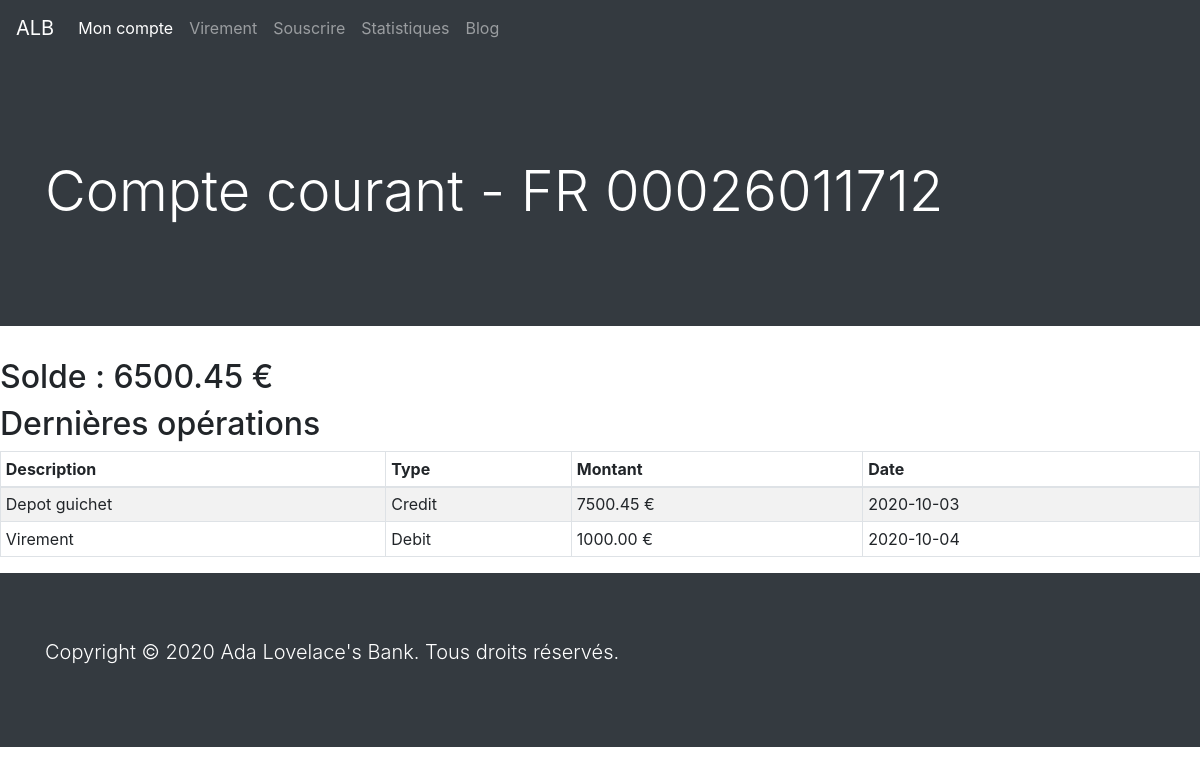
The page /account.php?account=2 (signed in) on the database its author committed.
### tables this page shows
CREATE TABLE alb_accounts (
		a_id TINYINT UNSIGNED NOT NULL AUTO_INCREMENT UNIQUE,
		a_user_id INT UNSIGNED NOT NULL,
		a_number VARCHAR(35) NOT NULL UNIQUE,
		a_type VARCHAR(30) NOT NULL,
		a_balance DECIMAL(11,2) NOT NULL,
		a_creation_date DATE NOT NULL,
		PRIMARY KEY (a_id),
		CONSTRAINT fk_user_id
			FOREIGN KEY (a_user_id)
			REFERENCES alb_users(u_id)
	);

CREATE TABLE alb_transactions (
		t_id INT UNSIGNED NOT NULL AUTO_INCREMENT UNIQUE,
		t_account_id TINYINT UNSIGNED NOT NULL,
		t_description VARCHAR(50) NOT NULL,
		t_type VARCHAR(10) NOT NULL,
		t_amount DECIMAL(11,2) NOT NULL,
		t_date DATE NOT NULL,
		PRIMARY KEY (t_id),
		CONSTRAINT fk_account_id
			FOREIGN KEY (t_account_id)
			REFERENCES alb_accounts(a_id)
	);

### page/database.php (called while the page is built, shortened)
<?php
function getAccount($db, $accountId) {
    $query = $db->prepare("SELECT * FROM alb_accounts WHERE a_id = :accountId");
    $query->execute(["accountId" => $accountId]);
    return $query->fetch(PDO::FETCH_ASSOC);
}
function getTransact($db, $accountId) {
    $query = $db->prepare("SELECT * FROM alb_transactions WHERE t_account_id = :accountId");
    $query->execute(["accountId" => $accountId]);
    return $query->fetchall(PDO::FETCH_ASSOC);
}

### account.php (the view, shortened to what this page needs)
<?php
  if(isset($_GET['account']) && !empty($_GET['account'])) {
    $accountId = htmlspecialchars($_GET['account']);
    require_once "page/database.php";
    $db = dbConnect();
    $account = getAccount($db, $accountId);
    $transact = getTransact($db, $accountId);
  }
  $title = $account['a_type'] . " - " . $account['a_number'];
  include "page/header.php";
?>
  <main class="table-responsive">
    <h2>Solde : <?= $account['a_balance'] ?> €</h2>
    <h2>Dernières opérations</h2>
    <table class="table table-striped table-bordered table-sm">
      <thead>
      <tr>
          <th class="th-sm">Description</th>
          <th class="th-sm">Type</th>
          <th class="th-sm">Montant</th>
          <th class="th-sm">Date</th>
        </tr>
      </thead>
      <tbody>
        <?php foreach ($transact as $key => $value) { ?>
          <tr>
            <td><?= $value['t_description'] ?></td>
            <td><?= $value['t_type'] ?></td>
            <td><?= $value['t_amount'] ?> €</td>
            <td><?= $value['t_date'] ?></td>
          </tr>
        <?php } ?>
      </tbody>
    </table>
  </main>
<?php
  include "page/footer.php";
?>

### page/header.php (shortened to what this page needs)
<!doctype html>
<html class="no-js" lang="fr">
<head>
  <link rel="stylesheet" href="https://stackpath.bootstrapcdn.com/bootstrap/4.5.2/css/bootstrap.min.css">
  <link rel="stylesheet" href="css/normalize.css">
  <link rel="stylesheet" href="css/main.css">
</head>
<body>
  <nav class="navbar navbar-expand-lg navbar-dark bg-dark">
    <a class="navbar-brand" href="#">ALB</a>
    <div class="collapse navbar-collapse" id="navbarNavAltMarkup">
      <div class="navbar-nav">
        <a class="nav-link active" href="index.php">Mon compte<span class="sr-only">(current)</span></a>
        <a class="nav-link" href="virements.php">Virement</a>
        <a class="nav-link" href="souscrire.php">Souscrire</a>
        <a class="nav-link" href="statistiques.php">Statistiques</a>
        <a class="nav-link" href="blog.php">Blog</a>
      </div>
    </div>
  </nav>
  <header class="jumbotron jumbotron-fluid text-white bg-dark">
    <div class="container">
      <h1 class="display-4"><?php echo $title ?></h1>
    </div>
  </header>

### css/main.css (style rules this page uses)
html { color: #222; font-size: 1em; line-height: 1.4; }

### rows shown on the page
alb_accounts: title "Compte courant - FR 00026011712", a_balance "6500.45"
alb_transactions: t_description "Depot guichet", t_type "Credit", t_amount "7500.45", t_date "2020-10-03"
alb_transactions: t_description "Virement", t_type "Debit", t_amount "1000.00", t_date "2020-10-04"
